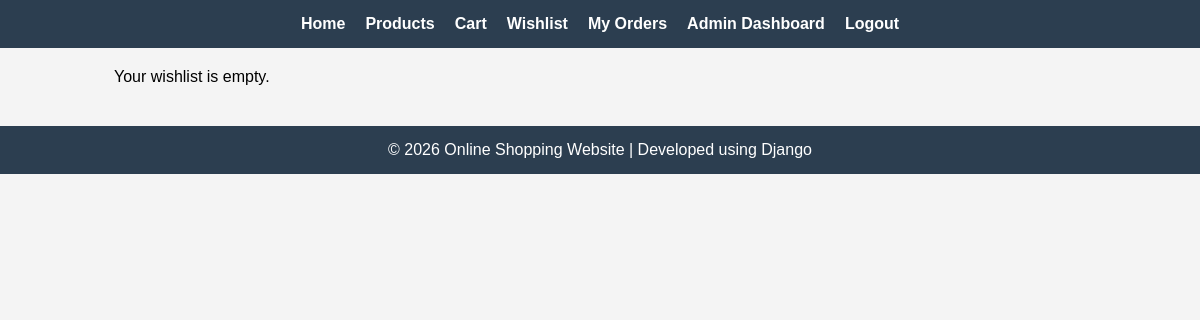
Page /wishlist/ (signed in) on the earlier database version.
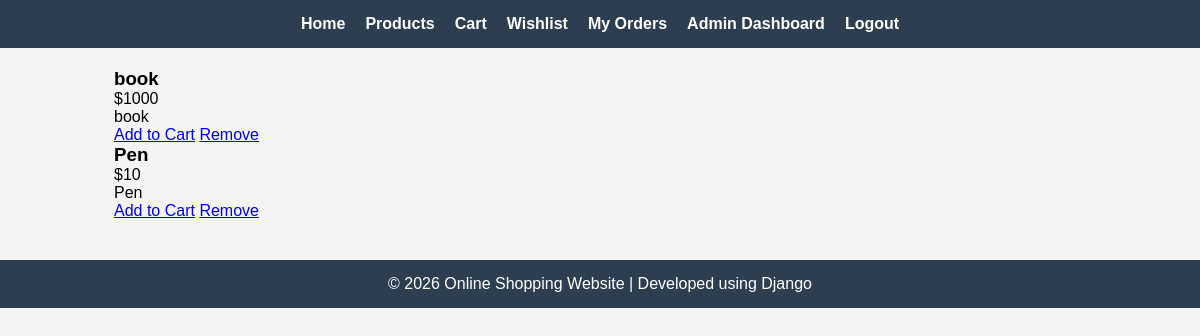
Same page on the later database version.
### new_app/models.py (models this page shows, shortened)
class Wishlist(models.Model):
    user = models.ForeignKey(CustomUser, on_delete=models.CASCADE)
    product = models.ForeignKey('Product', on_delete=models.CASCADE)
    added_at = models.DateTimeField(auto_now_add=True)
    class Meta:
        unique_together = ('user', 'product')

class Product(models.Model):
    name = models.CharField(max_length=100)
    price = models.IntegerField()
    description = models.TextField()

### new_app/views.py (the view)
# urls.py: path('wishlist/', views.wishlist_view, name='wishlist_view'),
@login_required
def wishlist_view(request):
    wishlist_items = Wishlist.objects.filter(user=request.user)
    return render(request, 'wishlist.html', {'wishlist_items': wishlist_items})

### new_app/templates/wishlist.html
{% extends 'base.html' %}
{% block content %}
<div class="container">
  <div class="product-grid">
    {% for item in wishlist_items %}
    <div class="product-card wishlist-item">
      <div class="product-info">
        <h3>{{ item.product.name }}</h3>
        <p class="price">${{ item.product.price }}</p>
        <p class="description">{{ item.product.description }}</p>
      </div>
      <div class="product-actions">
        <a href="{% url 'new_app:add_to_cart' item.product.id %}" class="btn-cart">Add to Cart</a>
        <a href="{% url 'new_app:remove_from_wishlist' item.id %}" class="btn-remove">Remove</a>
      </div>
    </div>
    {% empty %}
    <p class="no-products">Your wishlist is empty.</p>
    {% endfor %}
  </div>
</div>
{% endblock %}

Differences in the rows shown:
added Wishlist: product.name "book", product.price "1000", product.description "book"
added Wishlist: product.name "Pen", product.price "10", product.description "Pen"
Other differences:
text no longer shown: "Your wishlist is empty."
